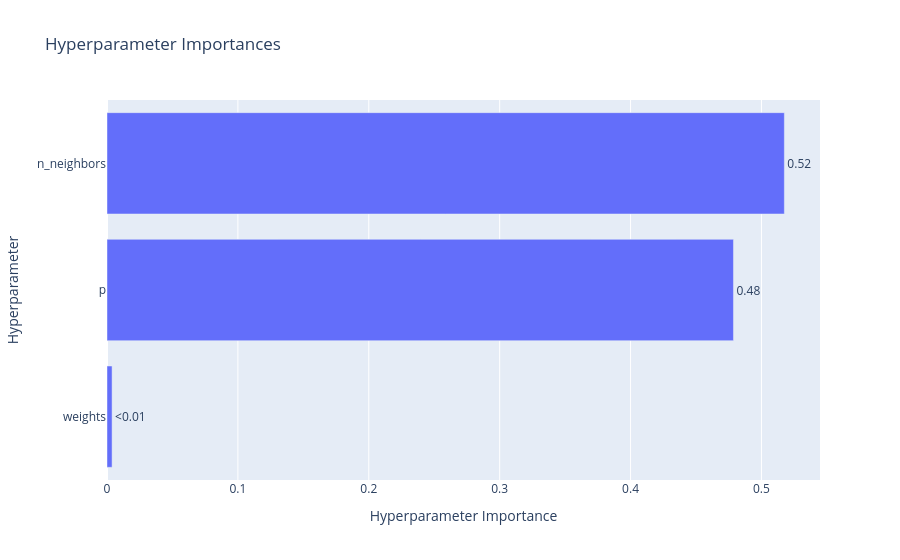
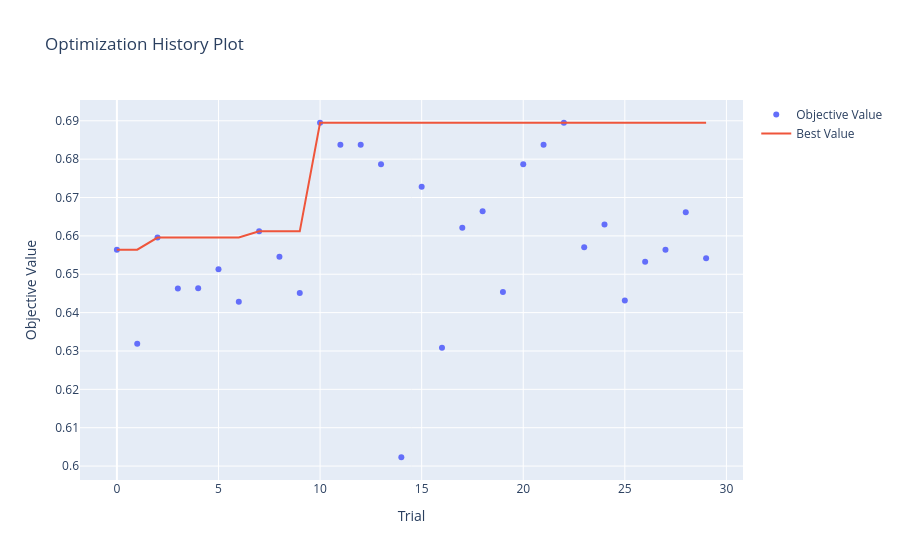

Notebook cell for these charts, in order:
### Code cell
fig = optuna.visualization.plot_param_importances(study)
fig.show()

fig = optuna.visualization.plot_optimization_history(study)
fig.show()

### Figure 1 — Plotly figure (JSON) as saved in the notebook; plotly's stock layout.template omitted (floating-point values rounded to 4 significant figures)
{"data": [{"cliponaxis": false, "hovertemplate": ["weights (CategoricalDistribution): 0.003884943094683033<extra></extra>", "p (IntDistribution): 0.47861679393749934<extra></extra>", "n_neighbors (IntDistribution): 0.5174982629678176<extra></extra>"], "name": "Objective Value", "orientation": "h", "text": ["<0.01", "0.48", "0.52"], "textposition": "outside", "type": "bar", "x": [0.003885, 0.4786, 0.5175], "y": ["weights", "p", "n_neighbors"]}], "layout": {"title": {"text": "Hyperparameter Importances"}, "xaxis": {"title": {"text": "Hyperparameter Importance"}}, "yaxis": {"title": {"text": "Hyperparameter"}}}}

### Figure 2 — Plotly figure (JSON) as saved in the notebook; plotly's stock layout.template omitted (floating-point values rounded to 4 significant figures)
{"data": [{"mode": "markers", "name": "Objective Value", "type": "scatter", "x": [0, 1, 2, 3, 4, 5, 6, 7, 8, 9, 10, 11, 12, 13, 14, 15, 16, 17, 18, 19, 20, 21, 22, 23, 24, 25, 26, 27, 28, 29], "y": [0.6564, 0.6319, 0.6596, 0.6463, 0.6463, 0.6513, 0.6428, 0.6612, 0.6545, 0.6451, 0.6895, 0.6838, 0.6838, 0.6787, 0.6023, 0.6728, 0.6308, 0.6621, 0.6664, 0.6453, 0.6787, 0.6838, 0.6895, 0.657, 0.6629, 0.6431, 0.6532, 0.6564, 0.6662, 0.6542]}, {"mode": "lines", "name": "Best Value", "type": "scatter", "x": [0, 1, 2, 3, 4, 5, 6, 7, 8, 9, 10, 11, 12, 13, 14, 15, 16, 17, 18, 19, 20, 21, 22, 23, 24, 25, 26, 27, 28, 29], "y": [0.6564, 0.6564, 0.6596, 0.6596, 0.6596, 0.6596, 0.6596, 0.6612, 0.6612, 0.6612, 0.6895, 0.6895, 0.6895, 0.6895, 0.6895, 0.6895, 0.6895, 0.6895, 0.6895, 0.6895, 0.6895, 0.6895, 0.6895, 0.6895, 0.6895, 0.6895, 0.6895, 0.6895, 0.6895, 0.6895]}, {"marker": {"color": "#cccccc"}, "mode": "markers", "name": "Infeasible Trial", "showlegend": false, "type": "scatter", "x": [], "y": []}], "layout": {"title": {"text": "Optimization History Plot"}, "xaxis": {"title": {"text": "Trial"}}, "yaxis": {"title": {"text": "Objective Value"}}}}
